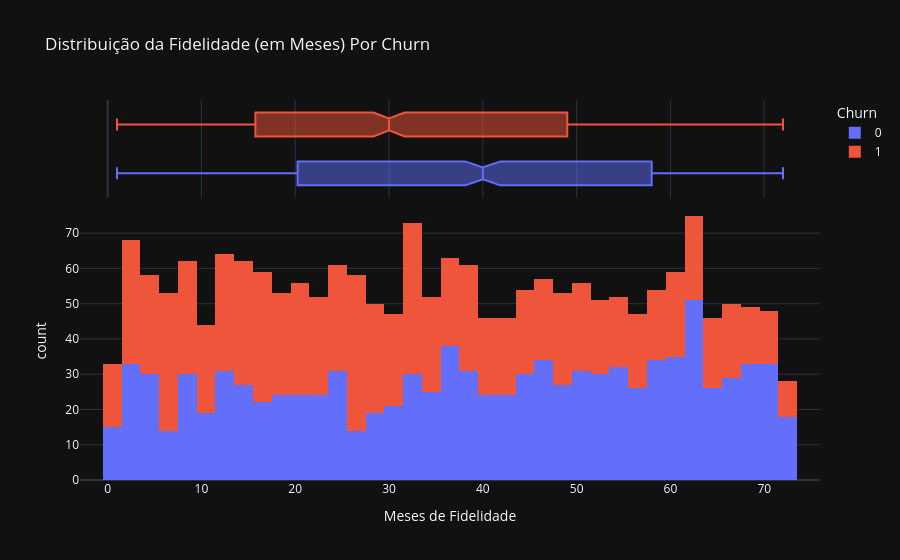

Here is the notebook cell this chart was saved with:
### Markdown cell above
### 4.3. Gráfico de Distribuição da Fidelidade (em Meses) Por Churn

### Code cell
# Gráfico - Versão Interativa

# Análise por Fidelidade (Tenure)
dsa_fig_hist_fidelidade = px.histogram(df_churn,
                                       x = 'Fidelidade_Meses',
                                       color = 'Churn',
                                       marginal = 'box',
                                       title = 'Distribuição da Fidelidade (em Meses) Por Churn',
                                       labels = {'Fidelidade_Meses' : 'Meses de Fidelidade'})
dsa_fig_hist_fidelidade.show()

### Figure 1 — Plotly figure (JSON) as saved in the notebook; plotly's stock layout.template omitted (floating-point values rounded to 4 significant figures; data arrays with more than 128 entries replaced by an {"elided": "..."} marker saying what was removed)
{"data": [{"bingroup": "x", "hovertemplate": "Churn=0<br>Meses de Fidelidade=%{x}<br>count=%{y}<extra></extra>", "legendgroup": "0", "marker": {"color": "#636efa", "pattern": {"shape": ""}}, "name": "0", "orientation": "v", "showlegend": true, "x": {"elided": "1019 int values"}, "xaxis": "x", "yaxis": "y", "type": "histogram"}, {"hovertemplate": "Churn=0<br>Meses de Fidelidade=%{x}<extra></extra>", "legendgroup": "0", "marker": {"color": "#636efa"}, "name": "0", "notched": true, "showlegend": false, "x": {"elided": "1019 int values"}, "xaxis": "x2", "yaxis": "y2", "type": "box"}, {"bingroup": "x", "hovertemplate": "Churn=1<br>Meses de Fidelidade=%{x}<br>count=%{y}<extra></extra>", "legendgroup": "1", "marker": {"color": "#EF553B", "pattern": {"shape": ""}}, "name": "1", "orientation": "v", "showlegend": true, "x": {"elided": "981 int values"}, "xaxis": "x", "yaxis": "y", "type": "histogram"}, {"hovertemplate": "Churn=1<br>Meses de Fidelidade=%{x}<extra></extra>", "legendgroup": "1", "marker": {"color": "#EF553B"}, "name": "1", "notched": true, "showlegend": false, "x": {"elided": "981 int values"}, "xaxis": "x2", "yaxis": "y2", "type": "box"}], "layout": {"xaxis": {"anchor": "y", "domain": [0.0, 1.0], "title": {"text": "Meses de Fidelidade"}}, "yaxis": {"anchor": "x", "domain": [0.0, 0.7326], "title": {"text": "count"}}, "xaxis2": {"anchor": "y2", "domain": [0.0, 1.0], "matches": "x", "showticklabels": false, "showgrid": true}, "yaxis2": {"anchor": "x2", "domain": [0.7426, 1.0], "matches": "y2", "showticklabels": false, "showline": false, "ticks": "", "showgrid": false}, "legend": {"title": {"text": "Churn"}, "tracegroupgap": 0}, "title": {"text": "Distribuição da Fidelidade (em Meses) Por Churn"}, "barmode": "relative"}}
